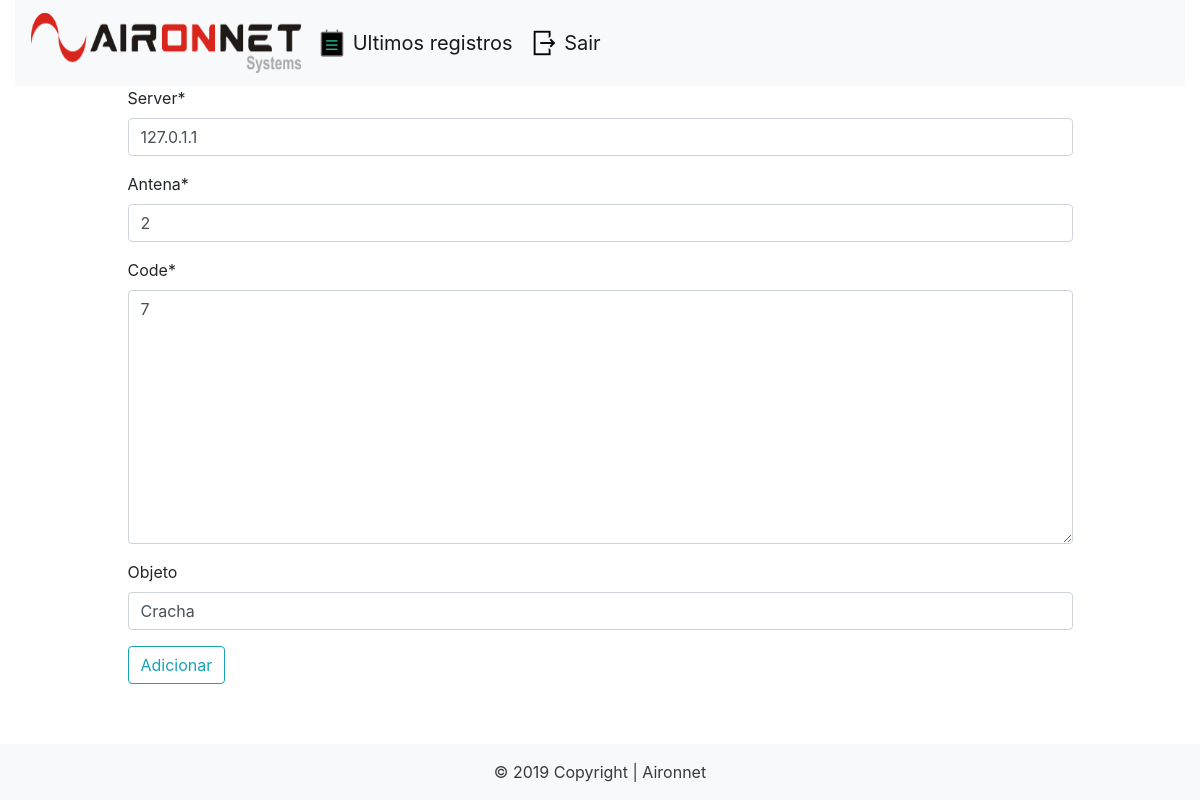
Page /lista/cadastro/168 (signed in) on the earlier database version.
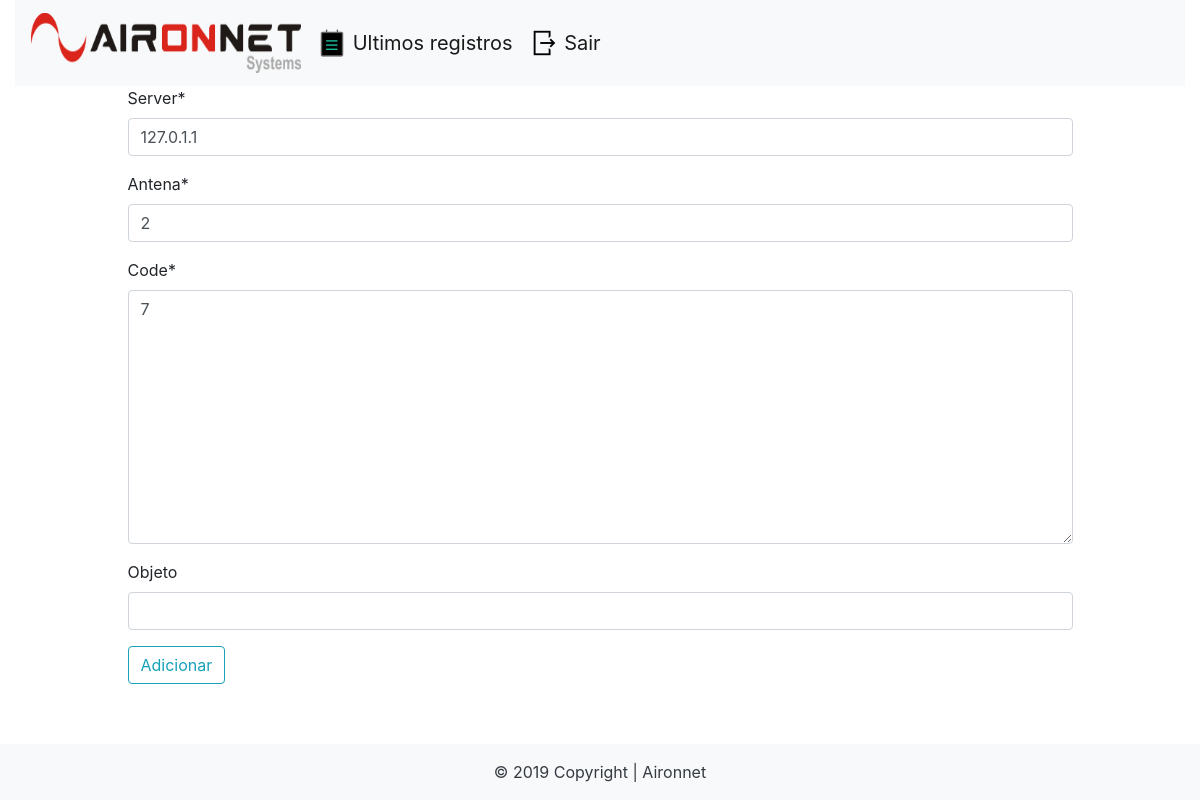
Same page on the later database version.
### list/models.py (models this page shows, shortened)
class Objeto(models.Model):
	server = models.CharField(max_length=15)
	antena = models.CharField(max_length=10)
	date = models.DateTimeField(default=datetime.now)
	code = models.TextField()
	objeto = models.CharField(max_length=100)

### list/views.py (the view)
# urls.py: path('lista/cadastro/<int:id>', views.add, name='add-objeto'),
@login_required
def add(request, id):
	objt = get_object_or_404(Objeto, pk=id)
	hist = Historico.objects.filter(code=objt.code).last()
	formHist = HistForm(instance=hist)
	form = ObjForm(instance=objt)
	template_name = 'add.html'
	if request.method == 'POST':
		form = ObjForm(request.POST, instance=objt)
		if form.is_valid():
			hist.objeto = objt.objeto
			hist.save()
			objt.save()
			return redirect('/lista')
		else:
			return render(request, template_name, {'form':form})
	else:
		return render(request, template_name, {'form': form})

### list/forms.py
class ObjForm(forms.ModelForm):
	objeto = forms.CharField(max_length=100, required=False)
	class Meta:
		model = Objeto
		fields = ('server', 'antena', 'code', 'objeto')

### list/templates/add.html (shortened to what this page needs)
{% extends 'base.html' %}
{% load crispy_forms_tags %}
{% block content %}
<div class="offset-1 col-10 list-div">
	<form method="POST">
		{{ form|crispy }}
		<button class="btn btn-outline-info my-2 my-sm-0" type="submit" onclick="return confirm('Adicionar objeto ?')">Adicionar</button>
	</form>
</div>
{% endblock %}

Differences in the rows shown:
changed Objeto: objeto "Cracha" → (not shown)
